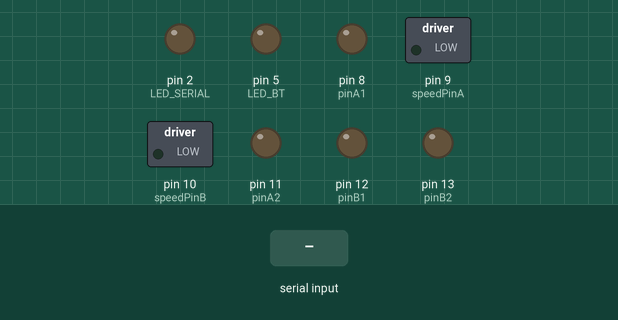
Recording of a sketch running on a simulated Arduino Uno, built with avr-gcc and run on an emulated ATmega328P. Shown: switched loads named in the sketch (green lamp = pin HIGH), output pins drawn as LEDs (lit = HIGH). The inputs (shaded band) are chosen by the test bench. Pins used as bus, display or sensor lines are not drawn; what the sketch prints to the serial monitor is not drawn.

Above: at 6.7 s.
6.8 s: "f" received over Serial
At 8.0 s:
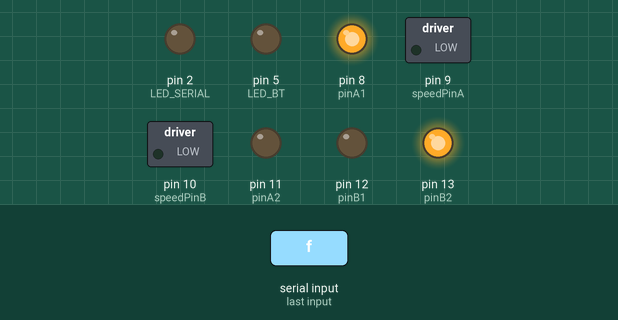
9.1 s: "b" received over the second serial link
At 11.0 s:
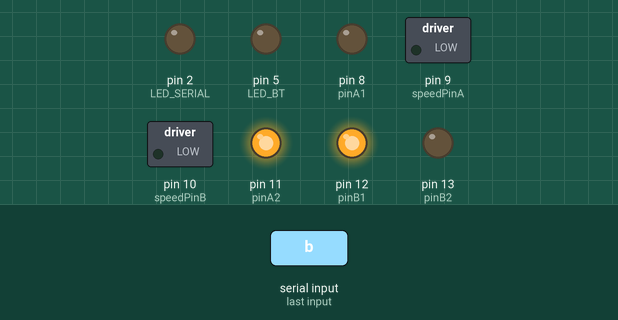
11.4 s: "l" received over Serial
At 13.1 s:
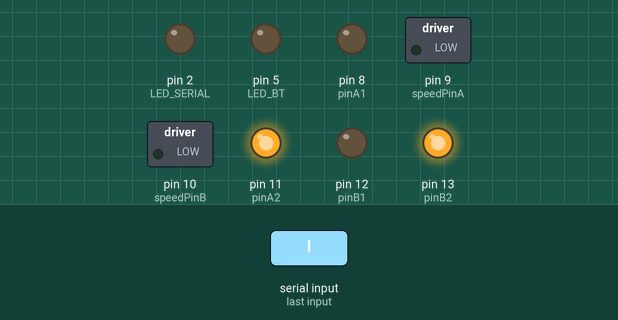
13.4 s: "r" received over the second serial link
At 14.7 s:
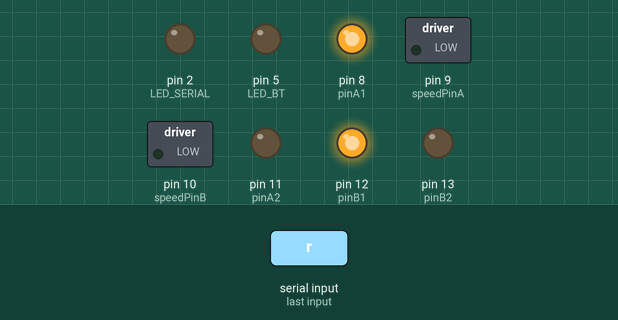
15.4 s: "b" received over Serial
At 15.6 s:
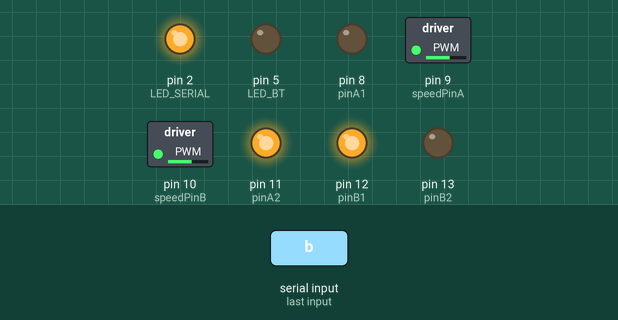
17.7 s: "f" received over the second serial link
At 17.9 s:
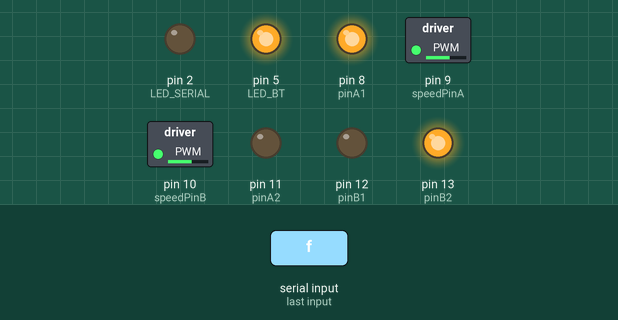
Timing chart, 0 to 20.7 s (numbered marks = the images above; inputs shaded):
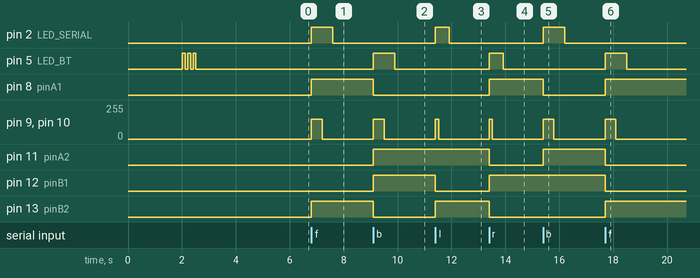

The sketch:

CKAB_Bot_Seed_Motor_BT.ino
```cpp
// (licence header left out)
//-----------------------
// variables & constants
//-----------------------

//
// the control pins for speed and direction
//
// motor A
int pinA1	= 8;
int pinA2	= 11;
int speedPinA	= 9;

// motor B
int pinB1	= 12;
int pinB2	= 13;
int speedPinB	= 10;

int  speed = 150;


//------------------------

const int LED_BT = 5;		// a LED on pin 5, nice for debugging. goes on when data on BT received.
const int LED_SERIAL = 2;       // a LED on pin 3, nice for debugging. goes on when data on XBEE received.
const int XBEE_POWER_GND = 3;   // Give some power/Gnd to the Xbee shield that normally is powered by ICSP
const int XBEE_POWER_5V = 4;
boolean btConnectable = false;	// set by the bluetooth board when connected


#include <SoftwareSerial.h>   //Software Serial Port for BT
#define RxD 6
#define TxD 7

#define DEBUG_ENABLED  1

SoftwareSerial blueToothSerial(RxD,TxD);

//================================================================
// setup
//================================================================
void setup() {

	//
	// motor init
	//
	pinMode(pinA1,OUTPUT);
	pinMode(pinA2,OUTPUT);
	pinMode(speedPinA,OUTPUT);

	pinMode(pinB1,OUTPUT);
	pinMode(pinB2,OUTPUT);
	pinMode(speedPinB,OUTPUT);

	pinMode(LED_BT, OUTPUT);
        pinMode(LED_SERIAL, OUTPUT);
        pinMode(XBEE_POWER_5V, OUTPUT);
        pinMode(XBEE_POWER_GND, OUTPUT);
        digitalWrite(XBEE_POWER_GND, LOW);
        digitalWrite(XBEE_POWER_5V, HIGH);

        Serial.begin(9600);
        pinMode(RxD, INPUT);
        pinMode(TxD, OUTPUT);
        setupBlueToothConnection();
        //wait 1s and flush the serial buffer
        delay(1000);
        Serial.flush();
        blueToothSerial.flush();
}

//
// blink_led() is just a helper to blink a led. YEAH.
//
void blink_led(int LED) {
    digitalWrite(LED, HIGH);
    delay(100);
    digitalWrite(LED, LOW);
    delay(100);
    digitalWrite(LED, HIGH);
    delay(100);
    digitalWrite(LED, LOW);
    delay(100);
    digitalWrite(LED, HIGH);
    delay(100);
    digitalWrite(LED, LOW);
}

void setupBlueToothConnection()
{
        blueToothSerial.begin(38400); //Set BluetoothBee BaudRate to default baud rate 38400
        blueToothSerial.print("\r\n+STWMOD=0\r\n");//set the bluetooth work in master mode
        blueToothSerial.print("\r\n+STNA=Robot\r\n");//set the bluetooth name as "SeeedBTMaster"
        blueToothSerial.print("\r\n+STOAUT=1\r\n");
        blueToothSerial.print("\r\n+STAUTO=0\r\n");// Auto-connection is forbidden here

        delay(2000); // This delay is required.

        blueToothSerial.print("\r\n+INQ=1\r\n");//make the master inquire

        Serial.println("Done setuping Bluetooth.");

        blink_led(LED_BT);

        delay(2000); // This delay is required.
        btConnectable = true;
}

//================================================================
// doAction()
//================================================================
void doAction(char cmd) {

        if (cmd == 'f') {
      		forward();
      		delay(400);
      		stop();
      	}
      	else if (cmd == 'b') {
      		backward();
      		delay(400);
      		stop();
      	}
      	else if (cmd == 'l') {
      		left();
      		delay(120);
      		stop();
      	}
      	else if (cmd == 'r') {
      		right();
      		delay(120);
      		stop();
      	}
}

//================================================================
// loop()
//================================================================
void loop(){

  char recvChar;

  while(1){

    if(blueToothSerial.available()){//check if there's any data sent from the remote bluetooth shield
      digitalWrite(LED_BT,HIGH);
      recvChar = blueToothSerial.read();
      Serial.print(recvChar);
      doAction(recvChar);
    }

    if(Serial.available()){//check if there's any data sent from the local serial terminal, you can add the other applications here
      digitalWrite(LED_SERIAL ,HIGH);
      recvChar  = Serial.read();
      //blueToothSerial.print(recvChar);
      Serial.print(recvChar);
      doAction(recvChar);
    }

    digitalWrite(LED_BT,LOW);
    digitalWrite(LED_SERIAL ,LOW);

  }

}

//================================================================
// motor control
//================================================================


void backward()
{
	analogWrite(speedPinA, speed);
	analogWrite(speedPinB, speed);

	digitalWrite(pinB2,LOW);
	digitalWrite(pinB1,HIGH);
	digitalWrite(pinA2,HIGH);
	digitalWrite(pinA1,LOW);
}

void forward()
{
	analogWrite(speedPinA, speed);
	analogWrite(speedPinB, speed);

	digitalWrite(pinB2,HIGH);
	digitalWrite(pinB1,LOW);
	digitalWrite(pinA2,LOW);
	digitalWrite(pinA1,HIGH);
}

void left()
{
	analogWrite(speedPinA, speed);
	analogWrite(speedPinB, speed);

	digitalWrite(pinB2,HIGH);
	digitalWrite(pinB1,LOW);
	digitalWrite(pinA2,HIGH);
	digitalWrite(pinA1,LOW);
}

void right()
{
	analogWrite(speedPinA, speed);
	analogWrite(speedPinB, speed);

	digitalWrite(pinB2,LOW);
	digitalWrite(pinB1,HIGH);
	digitalWrite(pinA2,LOW);
	digitalWrite(pinA1,HIGH);
}

void stop()
{
	digitalWrite(speedPinA,LOW);
	digitalWrite(speedPinB,LOW);
	delay(400);
}
```

Measured:
- after the input at 6.8 s, pin 2 (LED_SERIAL): LOW → HIGH at once, → LOW 0.80 s later; pin 8 (pinA1), pin 13 (pinB2): LOW → HIGH at once; pin 9 (speedPinA), pin 10 (speedPinB): 0/255 → 150/255 at once, → 0/255 0.40 s later
- after the input at 9.1 s, pin 5 (LED_BT): LOW → HIGH at once, → LOW 0.80 s later; pin 8 (pinA1), pin 13 (pinB2): HIGH → LOW at once; pin 9 (speedPinA), pin 10 (speedPinB): 0/255 → 150/255 at once, → 0/255 0.40 s later; pin 11 (pinA2), pin 12 (pinB1): LOW → HIGH at once
- after the input at 11.4 s, pin 2 (LED_SERIAL): LOW → HIGH at once, → LOW 0.52 s later; pin 9 (speedPinA), pin 10 (speedPinB): 0/255 → 150/255 at once, → 0/255 0.12 s later; pin 12 (pinB1): HIGH → LOW at once; pin 13 (pinB2): LOW → HIGH at once
- after the input at 13.4 s, pin 5 (LED_BT): LOW → HIGH at once, → LOW 0.52 s later; pin 8 (pinA1), pin 12 (pinB1): LOW → HIGH at once; pin 9 (speedPinA), pin 10 (speedPinB): 0/255 → 150/255 at once, → 0/255 0.12 s later; pin 11 (pinA2), pin 13 (pinB2): HIGH → LOW at once
- after the input at 15.4 s, pin 2 (LED_SERIAL): LOW → HIGH at once, → LOW 0.80 s later; pin 8 (pinA1): HIGH → LOW at once; pin 9 (speedPinA), pin 10 (speedPinB): 0/255 → 150/255 at once, → 0/255 0.40 s later; pin 11 (pinA2): LOW → HIGH at once
- after the input at 17.7 s, pin 5 (LED_BT): LOW → HIGH at once, → LOW 0.80 s later; pin 8 (pinA1), pin 13 (pinB2): LOW → HIGH at once; pin 9 (speedPinA), pin 10 (speedPinB): 0/255 → 150/255 at once, → 0/255 0.40 s later; pin 11 (pinA2), pin 12 (pinB1): HIGH → LOW at once
